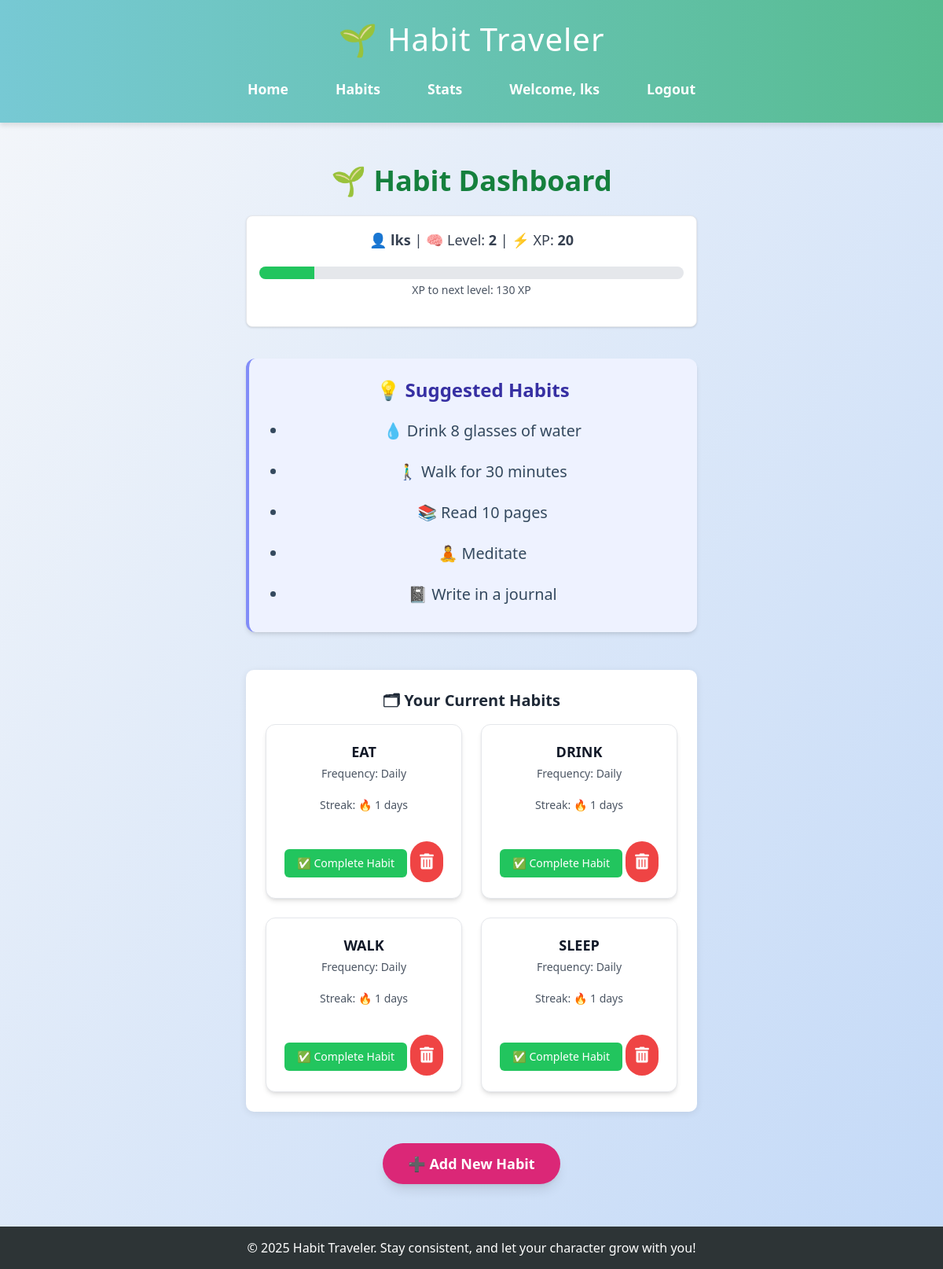
Page /habits (signed in) on the committed database.
### app.py (models this page shows)
class User(db.Model):
    id = db.Column(db.Integer, primary_key=True)
    username = db.Column(db.String(150), unique=True, nullable=False)
    password = db.Column(db.String(200), nullable=False)
    xp = db.Column(db.Integer, default=0)
    level = db.Column(db.Integer, default=1)

class Habit(db.Model):
    id = db.Column(db.Integer, primary_key=True)
    user_id = db.Column(db.Integer, db.ForeignKey('user.id'), nullable=False)
    name = db.Column(db.String(150), nullable=False)

### app.py (the view)
@app.route('/habits')
def habits():
    if 'user_id' not in session:
        return redirect(url_for('login'))
    user_id = session['user_id']
    username = session.get('username')
    user = User.query.get(user_id)
    xp_needed = 100 + (user.level - 1) * 50
    progress_percent = int((user.xp / xp_needed) * 100) if xp_needed > 0 else 0
    progress_class = f"w-[{progress_percent}%]"
    user_habits = Habit.query.filter_by(user_id=user_id).all()
    habits_with_data = []
    for habit in user_habits:
        completions = HabitCompletion.query.filter_by(habit_id=habit.id, user_id=user_id).count()
        habits_with_data.append({
            'id': habit.id,
            'name': habit.name,
            'streak': completions,
            'frequency': "Daily"
        })
    return render_template('habit.html',
                           habits=habits_with_data,
                           username=username,
                           user=user,
                           xp_needed=xp_needed,
                           progress_class=progress_class)

### templates/habit.html (shortened to what this page needs)
{% extends "base.html" %}
{% block content %}
<div class="max-w-4xl mx-auto p-6">
    <h2 class="text-4xl font-extrabold mb-6 text-center text-green-700">🌱 Habit Dashboard</h2>
    <div class="bg-white p-4 rounded-lg shadow mb-10 text-center border border-gray-200">
        <p class="text-lg text-gray-700 font-medium">
            👤 <strong>{{ username }}</strong> | 🧠 Level: <strong>{{ user.level }}</strong> | ⚡ XP: <strong>{{ user.xp }}</strong>
        </p>
        <div class="mt-3 h-4 bg-gray-200 rounded-full overflow-hidden">
            <div class="h-full bg-green-500 transition-all duration-300 {{ progress_class }}"></div>
        </div>
        <p class="text-sm text-gray-600 mt-1">XP to next level: {{ xp_needed - user.xp }} XP</p>
    </div>
    <section class="mb-12 bg-indigo-50 p-6 rounded-xl border-l-4 border-indigo-400 shadow-md">
        <h3 class="text-2xl font-bold text-indigo-800 mb-3">💡 Suggested Habits</h3>
        <ul class="list-disc pl-6 text-gray-700 space-y-1 text-lg">
            <li>💧 Drink 8 glasses of water</li>
            <li>🚶‍♂ Walk for 30 minutes</li>
            <li>📚 Read 10 pages</li>
            <li>🧘 Meditate</li>
            <li>📓 Write in a journal</li>
        </ul>
    </section>
    <section class="mb-10">
        <h3 class="text-xl font-semibold text-gray-800 mb-4">🗂 Your Current Habits</h3>
        {% if habits %}
            <div class="habits-container grid gap-6 sm:grid-cols-2">
                {% for habit in habits %}
                    <div class="habit-card bg-white p-5 rounded-xl shadow-md border border-gray-200">
                        <h4 class="text-lg font-bold text-gray-900">{{ habit.name }}</h4>
                        <p class="text-gray-600 text-sm mt-1">Frequency: Daily</p>
                        <p class="text-gray-600 text-sm">Streak: 🔥 {{ habit.streak }} days</p>
                        <form action="{{ url_for('complete_habit', habit_id=habit.id) }}" method="post" style="display:inline;">
                            <button
                                class="bg-green-500 hover:bg-green-600 text-white py-2 px-4 rounded-md text-sm mt-4"
                                type="submit">
                                ✅ Complete Habit
                            </button>
                        </form>
                        <form action="{{ url_for('delete_habit', habit_id=habit.id) }}" method="post" style="display:inline;">
                            <button
                                type="submit"
                                class="bg-red-500 hover:bg-red-600 text-white p-3 rounded-full mt-4 transition duration-300 focus:outline-none">
                                <i class="fas fa-trash-alt text-xl"></i>
                            </button>
                        </form>
                    </div>
                {% endfor %}
            </div>
        {% else %}
            <div class="bg-yellow-50 border-l-4 border-yellow-400 text-yellow-800 p-4 rounded">
                <p>You haven’t added any habits yet. Start your first quest!</p>
            </div>
        {% endif %}
    </section>
    <div class="text-center mt-10">
        <a
            href="{{ url_for('add_habit') }}"
            class="bg-pink-600 hover:bg-pink-700 text-white font-bold text-lg py-3 px-8 rounded-full shadow-lg transition duration-300 inline-block">
            ➕ Add New Habit
        </a>
    </div>
</div>
{% endblock %}

### templates/base.html (shortened to what this page needs)
<!DOCTYPE html>
<html lang="en">
    <head>
        <script src="https://cdn.tailwindcss.com"></script>
        <link href="https://cdnjs.cloudflare.com/ajax/libs/font-awesome/5.15.3/css/all.min.css" rel="stylesheet">
        <link rel="stylesheet" href="{{ url_for('static', filename='style.css') }}">
    </head>
<body>
    <header>
        <h1>🌱 Habit Traveler</h1>
        <nav>
            <ul>
                <li><a href="{{ url_for('index') }}">Home</a></li>
                <li><a href="{{ url_for('habits') }}">Habits</a></li>
                <li><a href="{{ url_for('stats') }}">Stats</a></li>
                {% if session.get('user_id') %}
                <li><a href="#">Welcome, {{ session['username'] }}</a></li>
                <li><a href="{{ url_for('logout') }}">Logout</a></li>
            {% else %}
                <li><a href="{{ url_for('login') }}">Login</a></li>
                <li><a href="{{ url_for('register') }}">Register</a></li>
            {% endif %}
         </ul>
        </nav>
    </header>
    <main>
        {% block content %}{% endblock %}
    </main>
    <footer>
        <p>&copy; 2025 Habit Traveler. Stay consistent, and let your character grow with you!</p>
    </footer>
</body>
</html>

### static/style.css (style rules this page uses)
body { margin: 0; font-family: 'Segoe UI', Tahoma, Geneva, Verdana, sans-serif; background: linear-gradient(to bottom right, #f5f7fa, #c3d9f7); color: #333; min-height: 100vh; display: flex; flex-direction: column; }
header { background: linear-gradient(to right, #77c9d4, #57bc90); color: white; padding: 20px; text-align: center; box-shadow: 0 4px 6px rgba(0,0,0,0.1); }
header h1 { margin: 0; font-size: 2.5em; letter-spacing: 1px; }
nav { margin-top: 10px; }
nav a { color: white; margin: 0 15px; text-decoration: none; font-weight: bold; transition: all 0.3s ease; }
nav ul { display: flex; justify-content: center; align-items: center; padding: 0; margin: 0; list-style: none; }
nav li { margin: 0 15px; }
main { flex: 1; padding: 30px; max-width: 900px; margin: 0 auto; text-align: center; }
main h2 { font-size: 2em; color: #4b6584; margin-bottom: 10px; }
main p { font-size: 1.1em; line-height: 1.6; margin-bottom: 20px; }
section { background: white; border-radius: 10px; padding: 25px; margin-bottom: 20px; box-shadow: 0 2px 10px rgba(0,0,0,0.08); }
ul { list-style: none; padding: 0; }
ul li { padding: 10px 0; font-size: 1.1em; color: #34495e; }
a { color: #3498db; text-decoration: none; }
button i { font-size: 1.5rem; transition: transform 0.2s ease-in-out; }
.habits-container { display: flex; flex-wrap: wrap; gap: 20px; justify-content: center; }
.habit-card { width: 250px; padding: 20px; background: white; border-radius: 10px; box-shadow: 0 4px 8px rgba(0,0,0,0.1); text-align: center; }
footer { background: #2d3436; color: white; text-align: center; padding: 15px 10px; font-size: 0.9em; }

### rows in the picture
User: username "lks", level "2", xp "20", xp_needed-user.xp "130"
Habit: name "EAT", streak "1"
Habit: name "DRINK", streak "1"
Habit: name "WALK", streak "1"
Habit: name "SLEEP", streak "1"
